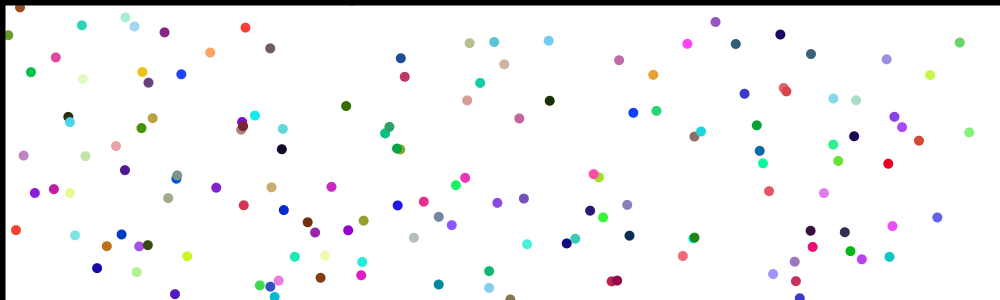
Frame 1 (no input)
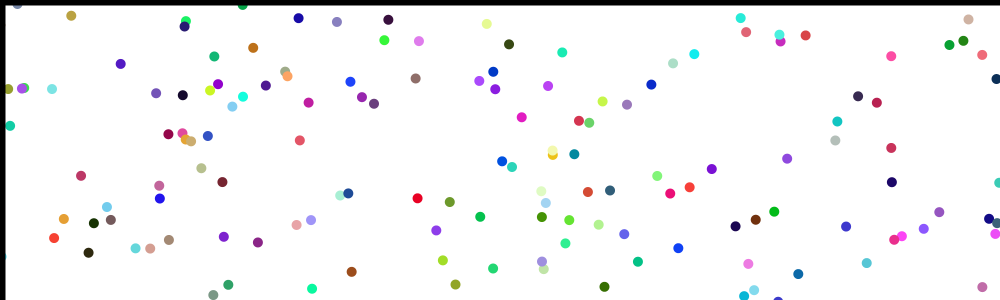
Frame 60 (the mouse pressed at the canvas centre just before this capture)
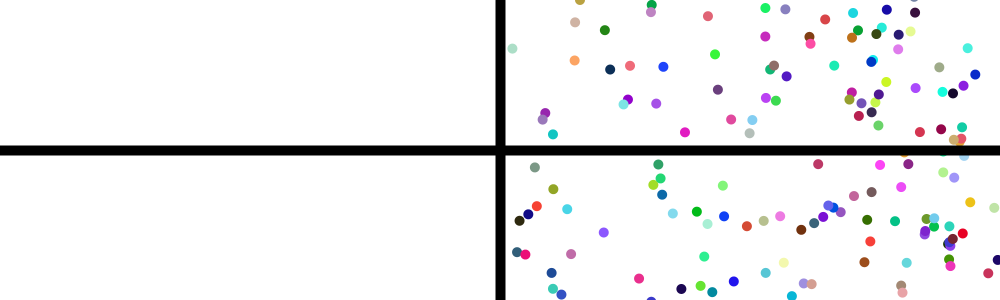
Frame 120 (the mouse held since frame 60 and released just before this capture)

The Processing sketch that drew these frames (run headless with seeded random() and noise(); from frame 60 on, the mouse is pressed at the canvas centre):

// Processing sketch: pump
// ── pump.pde
int s = 150;
float[] posx = new float[s]; float[] posy = new float[s];
float[] velx = new float[s]; float[] vely = new float[s];
color[] cols = new color[s];
void setup() {
  size(1000,300);
  float theta;
  for(int i=0; i<=s-1; i++) {
    theta = random(2*PI);
    posx[i] = random(width);
    posy[i] = random(height);
    velx[i] = 8*cos(theta);
    vely[i] = 8*sin(theta);
    cols[i] = color(random(255),random(255),random(255));
  }
}

void draw() {
  background(255);
  noStroke();
  for(int i=0; i <=s-1; i++) {
    fill(cols[i]);
    ellipse(posx[i],posy[i],10,10);
    posx[i]+=velx[i];
    posy[i]+=vely[i];
    if(posx[i]<mouseX) {
      velx[i]*=-1;
      posx[i] = mouseX;
    }
    if(posx[i]>width) {
      velx[i]*=-1;
    }
    if(posy[i]>=height-5||posy[i]<mouseY) {
      vely[i]*=-1;
    }
  }
  stroke(0);
  strokeWeight(10);
  line(mouseX,0,mouseX,height);
  line(0,mouseY,width,mouseY);
}
